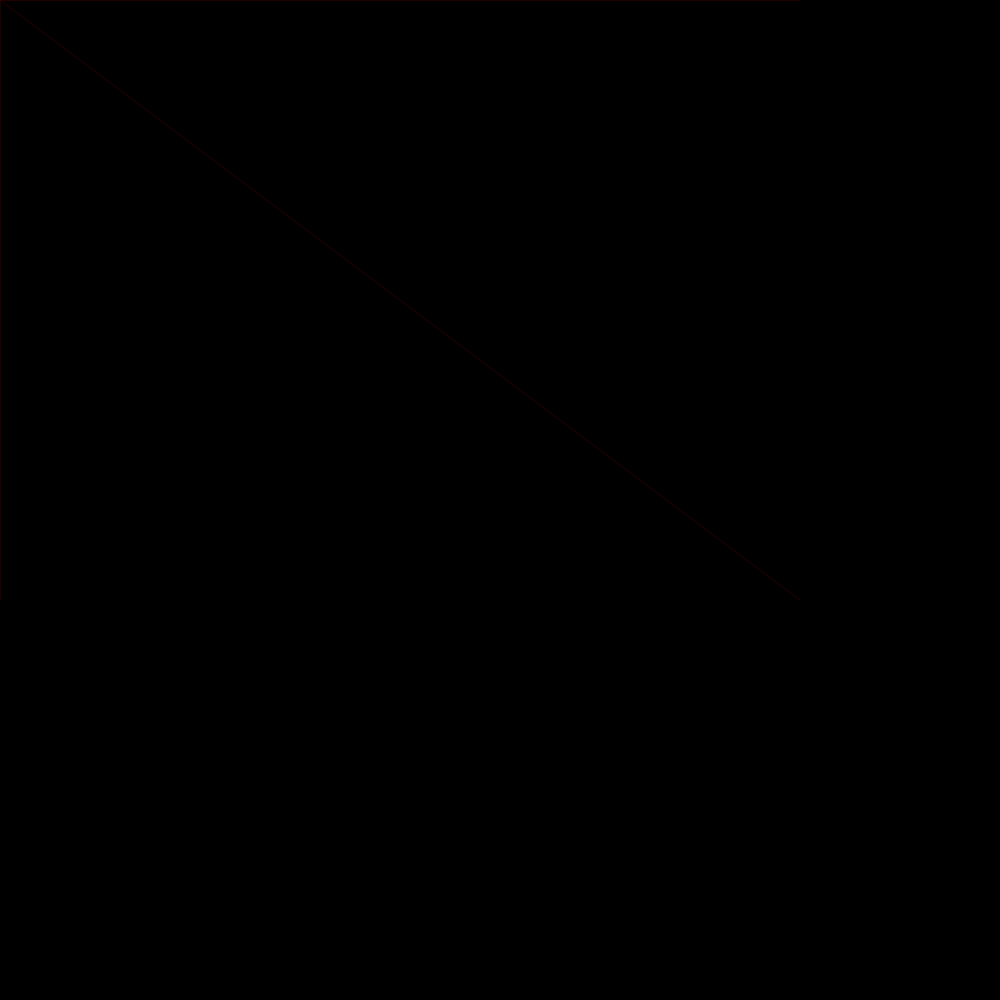
Frame 1 (no input)
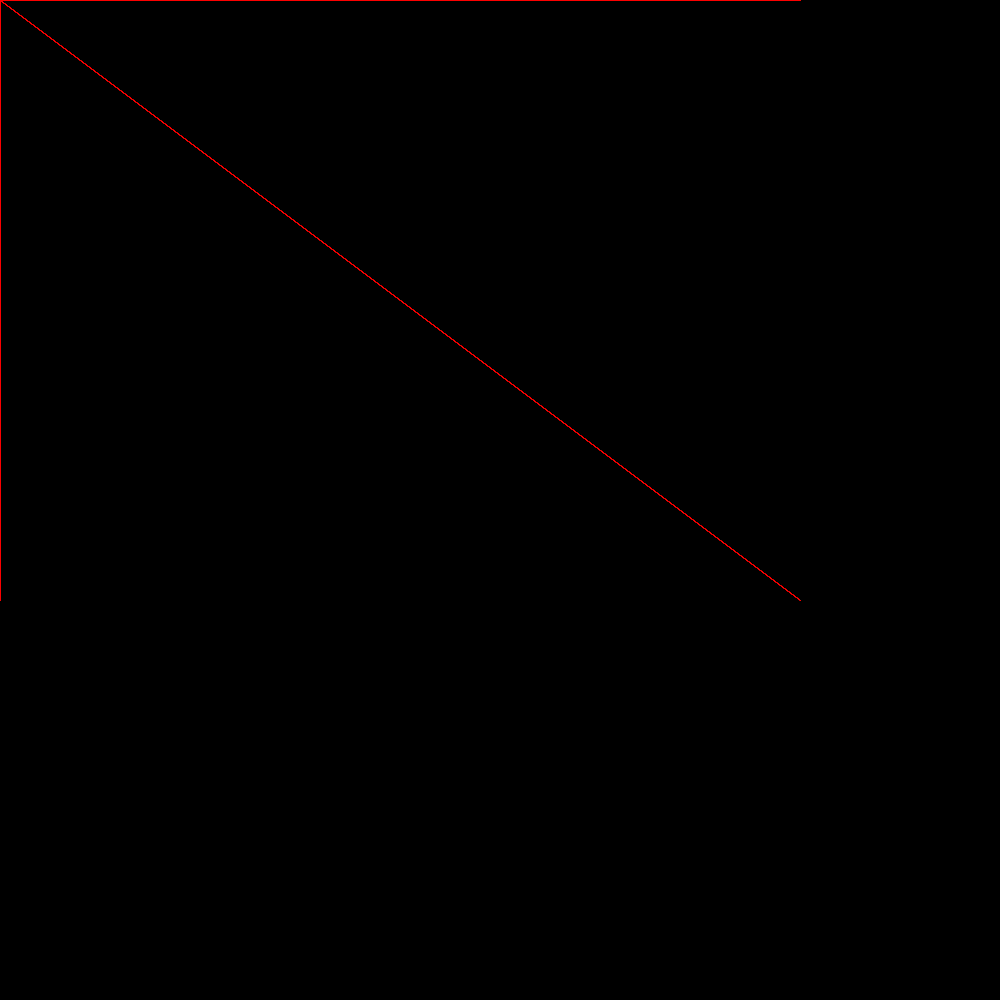
Frame 60 (the mouse pressed at the canvas centre just before this capture)
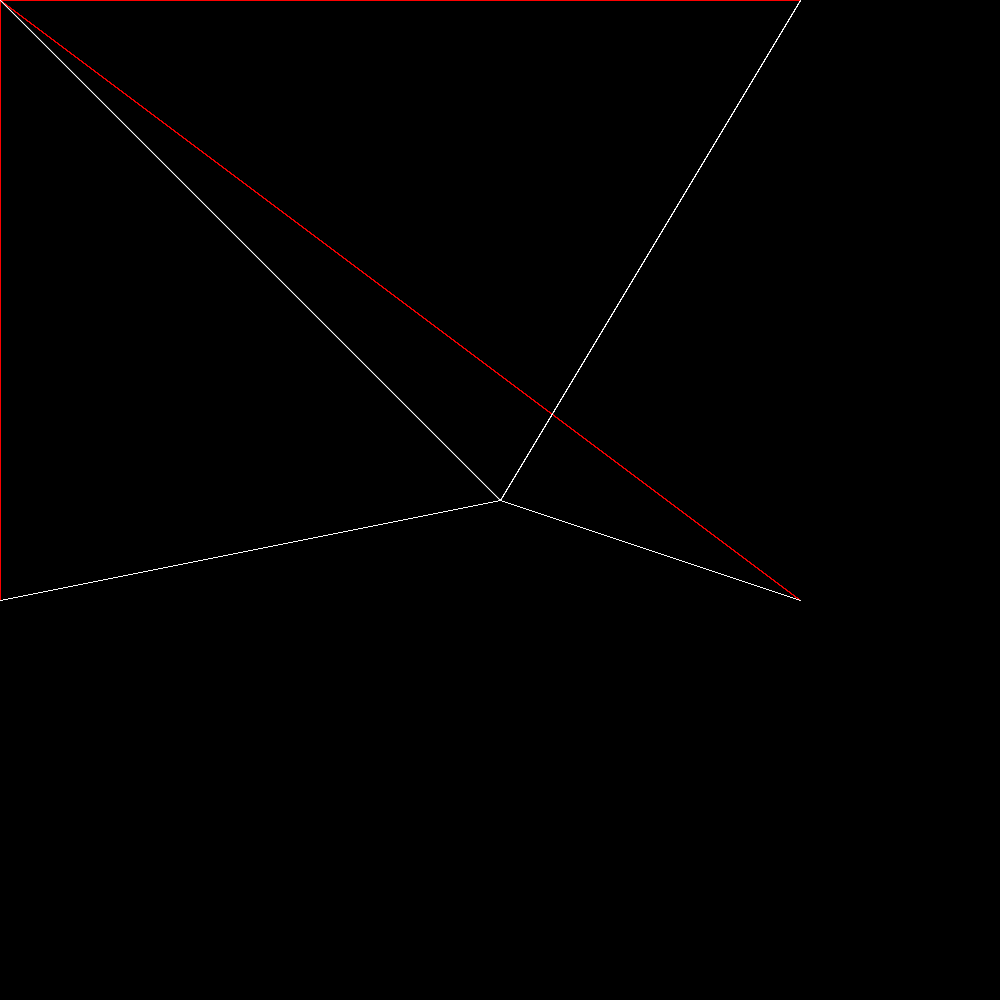
Frame 120 (the mouse held since frame 60 and released just before this capture)

The Processing sketch that drew these frames (run headless with seeded random() and noise(); from frame 60 on, the mouse is pressed at the canvas centre):

// Processing sketch: processing_69881
// ── processing_69881.pde

void setup() {
  background(0);
  size(1000,1000);
}

void draw() {
  smooth();
  noFill();
  
  
  stroke(300,mouseY,mouseX);
  strokeWeight(0.1);
  line(0, 0, mouseX, mouseY);
  line(800, 0, mouseX, mouseY);
  line(0, 600, mouseX, mouseY);
  line(800, 600, mouseX, mouseY);

   }
   
   //I tried to make a work that I can apply to my photography or video work. I had some problems with the red lines that exist from the start, do I need to have a mousePressed action to avoid this?
